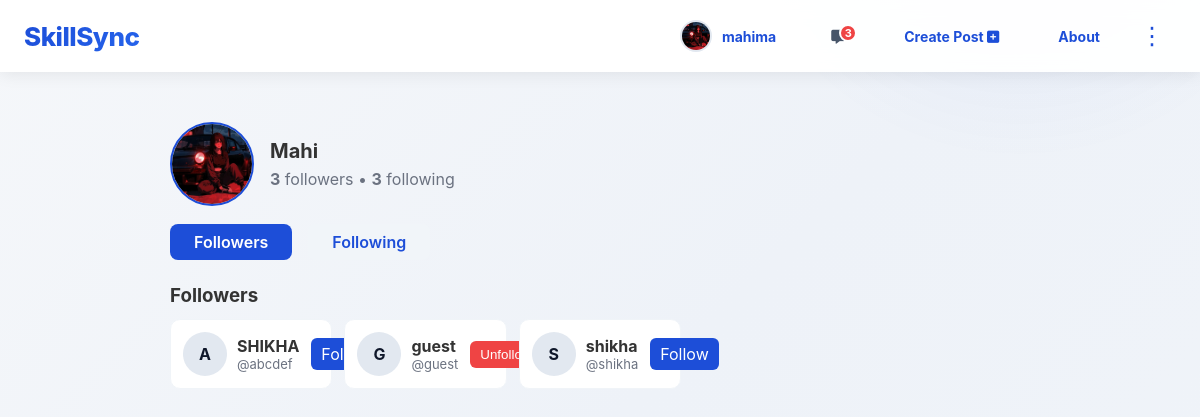
Screenshot of /profile/mahima/dashboard/ (signed in) with the database file from the repository.
### main/models.py (models this page shows, shortened)
class Profile(models.Model):
    user = models.OneToOneField(User, on_delete=models.CASCADE)
    full_name = models.CharField(max_length=100, blank=True)
    profession = models.CharField(max_length=100, blank=True)
    about = models.TextField(blank=True)
    profile_picture = models.ImageField(upload_to='profile_pics/', default='profile_pics/default.jpg')
    def get_profile_picture_url(self):
        if self.profile_picture:
            try:
                if self.profile_picture.storage.exists(self.profile_picture.name):
                    if 'default' not in self.profile_picture.name:
                        return self.profile_picture.url
            except:
                pass
        return None

class Follow(models.Model):
    follower=models.ForeignKey(User,related_name='following',on_delete=models.CASCADE)
    following=models.ForeignKey(User,related_name='followers',on_delete=models.CASCADE)

### main/views.py (the view)
# urls.py: path('profile/<str:username>/dashboard/', views.profile_dashboard, name='profile_dashboard'),
def profile_dashboard(request, username):
    profile_user = get_object_or_404(User, username=username)
    followers_qs = Follow.objects.filter(following=profile_user).select_related('follower').order_by('-id')
    followers_count = followers_qs.count()
    following_qs = Follow.objects.filter(follower=profile_user).select_related('following').order_by('-id')
    following_count = following_qs.count()
    viewer_follows = False
    viewer_following_ids = set()
    if request.user.is_authenticated:
        viewer_follows = Follow.objects.filter(follower=request.user, following=profile_user).exists()
        viewer_following_ids = set(Follow.objects.filter(follower=request.user).values_list('following_id', flat=True))
    followers_page_number = request.GET.get('followers_page', 1)
    following_page_number = request.GET.get('following_page', 1)
    followers_paginator = Paginator(followers_qs, 12)
    following_paginator = Paginator(following_qs, 12)
    followers_page = followers_paginator.get_page(followers_page_number)
    following_page = following_paginator.get_page(following_page_number)
    context = {
        'profile_user': profile_user,
        'followers_page': followers_page,
        'following_page': following_page,
        'followers_count': followers_count,
        'following_count': following_count,
        'viewer_follows': viewer_follows,
        'viewer_following_ids': viewer_following_ids,
    }
    return render(request, 'profile_dashboard.html', context)

### main/templates/profile_dashboard.html (shortened to what this page needs)
{% extends "base.html" %}
{% load static %}
{% block content %}
<div class="profile-dashboard" style="max-width:1000px;margin:28px auto;padding:20px;">
  <div style="display:flex;align-items:center;gap:16px;margin-bottom:18px;">
    <div style="width:84px;height:84px;">
      {% if profile_user.profile.get_profile_picture_url %}
        <img src="{{ profile_user.profile.get_profile_picture_url }}" alt="{{ profile_user.username }}" style="width:84px;height:84px;border-radius:50%;object-fit:cover;border:2px solid #1d4ed8;">
      {% else %}
        <div style="width:84px;height:84px;border-radius:50%;background:#e2e8f0;display:flex;align-items:center;justify-content:center;font-weight:700;color:#0f172a;">
          {{ profile_user.username|first|upper }}
        </div>
      {% endif %}
    </div>
    <div>
      <h2 style="margin:0;font-size:20px;">{{ profile_user.profile.full_name|default:profile_user.username }}</h2>
      <div style="color:#6b7280;margin-top:6px;">
        <strong>{{ followers_count }}</strong> followers • <strong>{{ following_count }}</strong> following
      </div>
    </div>
  </div>
  <div style="margin-bottom:24px;display:flex;gap:16px;">
    <a href="#followers" onclick="showTab('followers')" id="followersTab" style="padding:8px 24px;border-radius:8px;background:#f1f5f9;color:#1d4ed8;font-weight:600;text-decoration:none;cursor:pointer;">Followers</a>
    <a href="#following" onclick="showTab('following')" id="followingTab" style="padding:8px 24px;border-radius:8px;background:#f1f5f9;color:#1d4ed8;font-weight:600;text-decoration:none;cursor:pointer;">Following</a>
  </div>
  <div style="display:flex;gap:24px;flex-wrap:wrap;">
    <div id="followersSection" style="flex:1;min-width:320px;">
      <h3 style="margin-bottom:12px;">Followers</h3>
      <div style="display:grid;grid-template-columns:repeat(auto-fill,minmax(160px,1fr));gap:12px;">
        {% for rel in followers_page %}
          <div style="padding:12px;background:#fff;border-radius:10px;border:1px solid #f0f4f8;display:flex;align-items:center;gap:12px;">
            <a href="{% url 'view_profile' rel.follower.username %}" style="display:flex;align-items:center;gap:10px;text-decoration:none;color:inherit;">
              {% if rel.follower.profile.get_profile_picture_url %}
                <img src="{{ rel.follower.profile.get_profile_picture_url }}" alt="{{ rel.follower.username }}" style="width:44px;height:44px;border-radius:50%;object-fit:cover;border:1px solid #e2e8f0;">
              {% else %}
                <div style="width:44px;height:44px;border-radius:50%;background:#e2e8f0;display:flex;align-items:center;justify-content:center;font-weight:700;color:#0f172a;">
                  {{ rel.follower.username|first|upper }}
                </div>
              {% endif %}
              <div>
                <div style="font-weight:700;">{{ rel.follower.profile.full_name|default:rel.follower.username }}</div>
                <div style="color:#6b7280;font-size:13px;">@{{ rel.follower.username }}</div>
              </div>
            </a>
            <div style="margin-left:auto;">
              {% if user.is_authenticated and user != rel.follower %}
                {% if rel.follower.id in viewer_following_ids %}
                  <form action="{% url 'unfollow' rel.follower.id %}" method="post" style="display:inline;">
                    <button type="submit" class="post-action" style="background:#ef4444;color:white;border-radius:6px;padding:6px 10px;border:none;">Unfollow</button>
                  </form>
                {% else %}
                  <a href="{% url 'send_follow_request' rel.follower.id %}" class="post-action" style="padding:6px 10px;border-radius:6px;background:#1d4ed8;color:white;text-decoration:none;">Follow</a>
                {% endif %}
              {% endif %}
            </div>
          </div>
        {% empty %}
          <p style="color:#9ca3af;">No followers yet.</p>
        {% endfor %}
      </div>
    </div>
  </div>
{% endblock %}

### main/templates/base.html (shortened to what this page needs)
{% load static %}
<!DOCTYPE html>
<html lang="en">
<head>
    <link rel="stylesheet" href="{% static 'css/style.css' %}">
    <link rel="stylesheet" href="https://cdnjs.cloudflare.com/ajax/libs/font-awesome/6.4.0/css/all.min.css">
</head>
<body>
        <nav class="navbar {% if request.resolver_match.url_name == 'landing' %}landing-navbar{% endif %}" style="position: relative;">
            <a href="{% url 'home' %}" class="logo">SkillSync</a>
            <div class="nav-links">
                {% if user.is_authenticated %}
                    <a href="{% url 'view_profile' user.username %}" class="profile-link NavtBtn" title="{{ user.username }}">
                        <div class="navbar-avatar-wrapper">
                            {% if user.profile.profile_picture and user.profile.get_profile_picture_url %}
                                <img src="{{ user.profile.get_profile_picture_url }}"
                                    class="navbar-profile-img"
                                    alt="{{ user.username }}"
                                    onerror="handleImageError(this)">
                            {% else %}
                                <div class="navbar-avatar-fallback" style="position: static; display: flex;">
                                    {{ user.username|first|upper }}
                                </div>
                            {% endif %}
                        </div>
                        <span>{{ user.username }}</span>
                    </a>
                    <a href="{% url 'chat_list' %}" class="chat-btn" title="Messages">
                        <i class="fa-solid fa-message"></i>
                        <span class="chat-badge">3</span>
                    </a>
                    <a href="{% url 'add_content' %}" class="NavtBtn">
                        Create Post <i class="fa-solid fa-square-plus"></i>
                    </a>
                    <a href="{% url 'about' %}" class="NavtBtn">About</a>
                {% else %}
                    {% if request.resolver_match.url_name != 'landing' %}
                        <a href="{% url 'login' %}" class="NavtBtn">Login</a>
                        <a href="{% url 'register' %}" class="NavtBtn">Register</a>
                        <a href="{% url 'about' %}" class="NavtBtn">About</a>
                    {% endif %}
                {% endif %}
                <button class="vertical-menu-btn" id="verticalMenuBtn" onclick="toggleVerticalMenu()">⋮</button>
            </div>
        </nav>
    <div class="main-container">
        {% block content %}{% endblock %}
    </div>
</body>
</html>

### static/css/style.css (style rules this page uses)
* { margin: 0; padding: 0; box-sizing: border-box; }
body { font-family: 'Segoe UI', Tahoma, Geneva, Verdana, sans-serif; background: #f4f6f8; color: #333; }
.navbar { background: #1d4ed8; color: #fff; padding: 15px 0; }
.navbar .logo { font-size: 24px; font-weight: bold; color: #fff; text-decoration: none; }
.navbar .nav-links a { margin-left: 15px; text-decoration: none; color: #fff; padding: 7px 15px; border-radius: 5px; transition: 0.3s; }
.main-container { max-width: 900px; margin: 30px auto; padding: 0 20px; }
form button { background: #1d4ed8; color: #fff; padding: 10px 15px; border: none; border-radius: 8px; cursor: pointer; transition: 0.3s; }

### main/templates/base.html (style rules this page uses)
* { margin: 0; padding: 0; box-sizing: border-box; }
body { font-family: -apple-system, BlinkMacSystemFont, 'Segoe UI', Roboto, Oxygen, Ubuntu, Cantarell, sans-serif; background: linear-gradient(135deg, #f5f7fa 0%, #eef2f8 50%, #f0f4f9 100%); min-height: 100vh; position: relative; overflow-x: hidden; }
body::before { content: ''; position: fixed; top: -50%; right: -10%; width: 600px; height: 600px; background: radial-gradient(circle, rgba(29, 78, 216, 0.08) 0%, transparent 70%); border-radius: 50%; z-index: 0; pointer-events: none; animation: float 20s ease-in-out infinite; }
body::after { content: ''; position: fixed; bottom: -20%; left: -5%; width: 500px; height: 500px; background: radial-gradient(circle, rgba(37, 99, 235, 0.06) 0%, transparent 70%); border-radius: 50%; z-index: 0; pointer-events: none; animation: float 25s ease-in-out infinite reverse; }
.vertical-menu-btn { background: none; border: none; font-size: 24px; cursor: pointer; padding: 8px 12px; color: #1d4ed8; transition: all 0.3s ease; position: relative; z-index: 101; }
.navbar { display: flex; justify-content: space-between; align-items: center; padding: 14px 24px; background: rgba(255, 255, 255, 0.95); backdrop-filter: blur(10px); box-shadow: 0 2px 16px rgba(0, 0, 0, 0.08); position: sticky; top: 0; z-index: 100; }
.navbar .logo { font-size: 26px; font-weight: 800; background: linear-gradient(135deg, #1d4ed8 0%, #2563eb 100%); -webkit-background-clip: text; -webkit-text-fill-color: transparent; background-clip: text; text-decoration: none; min-width: fit-content; letter-spacing: -0.5px; }
.navbar .nav-links { display: flex; align-items: center; gap: 12px; }
.navbar .nav-links a { text-decoration: none; color: #475569; padding: 8px 16px; border-radius: 6px; transition: all 0.3s ease; font-weight: 500; font-size: 14px; white-space: nowrap; }
.navbar .nav-links .profile-link { display: flex; align-items: center; gap: 10px; text-decoration: none; color: #333; padding: 6px 12px; border-radius: 6px; transition: all 0.3s ease; }
.navbar-avatar-wrapper { position: relative; display: inline-flex; align-items: center; justify-content: center; width: 32px; height: 32px; }
.navbar .nav-links .profile-link img { width: 32px; height: 32px; border-radius: 50%; object-fit: cover; border: 2px solid #e2e8f0; }
.main-container { min-height: calc(100vh - 60px); padding: 0; position: relative; z-index: 1; }
@media (min-width: 769px) { .navbar .nav-links { display: flex; } }
.NavtBtn { color: #1d4ed8 !important; font-weight: 800; padding: 8px 16px; border-radius: 6px; text-decoration: none; transition: all 0.3s ease; }
.navbar .nav-links a.NavtBtn { font-weight: 700 !important; }
.chat-btn { position: relative; background: none; border: none; cursor: pointer; padding: 8px 12px; border-radius: 8px; transition: all 0.3s ease; color: #1d4ed8; font-size: 22px; }
.chat-badge { position: absolute; top: 4px; right: 4px; background: #ef4444; color: white; border-radius: 50%; width: 18px; height: 18px; font-size: 11px; font-weight: 700; display: flex; align-items: center; justify-content: center; border: 2px solid white; }

### rows the page displays
Follow: follower.username|first "A", follower.profile.full_name "SHIKHA", follower.username "abcdef", shows "Follow"
Follow: follower.username|first "G", follower.profile.full_name "guest", follower.username "guest", shows "Unfollow"
Follow: follower.username|first "S", follower.profile.full_name "shikha", follower.username "shikha", shows "Follow"

### other values shown
{{ user.username }} "mahima"
{{ profile_user.profile.full_name|default:profile_user.username }} "Mahi"
{{ followers_count }} "3"
{{ following_count }} "3"
